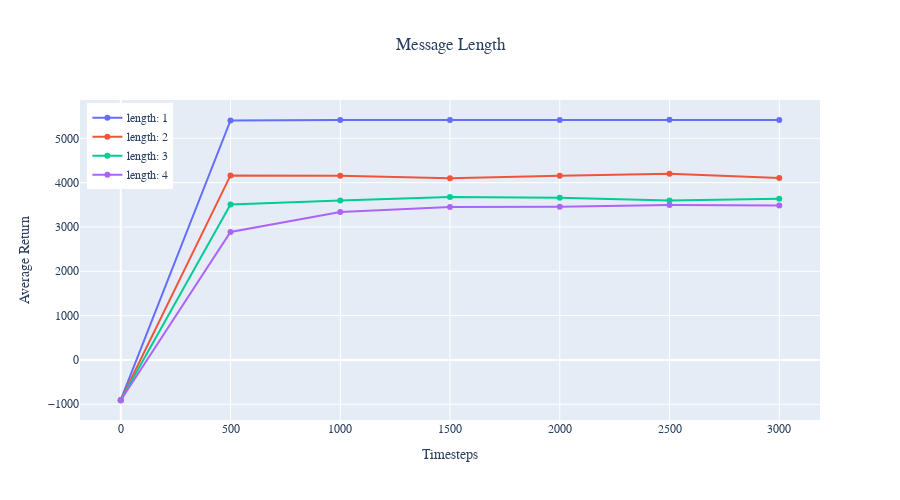

Source (notebook cell):
### Code cell
fig = go.Figure()
for i, msg_length in enumerate(message_lengths):
    name = (
        "length: {}".format(msg_length)
    )
    fig.add_trace(go.Scatter(x=time_steps, y=learning_curves_messages[i], name=name,))

# Customize layout
fig.update_layout(
    title="Message Length",
    title_x=0.5,
    xaxis_title="Timesteps",
    yaxis_title="Average Return",
    legend=dict(yanchor="top", y=0.99, xanchor="left", x=0.01),
    font=dict(family="serif", size=12),
    width=900,
    height=500,
)
fig.show()

### Figure 1 — Plotly figure (JSON) as saved in the notebook; plotly's stock layout.template omitted (floating-point values rounded to 4 significant figures)
{"data": [{"name": "length: 1", "type": "scatter", "x": [0, 500, 1000, 1500, 2000, 2500, 3000], "y": [-901.6, 5404.0, 5412.0, 5410.0, 5413.0, 5418.0, 5412.0]}, {"name": "length: 2", "type": "scatter", "x": [0, 500, 1000, 1500, 2000, 2500, 3000], "y": [-908.9, 4163.0, 4157.0, 4099.0, 4152.0, 4199.0, 4106.0]}, {"name": "length: 3", "type": "scatter", "x": [0, 500, 1000, 1500, 2000, 2500, 3000], "y": [-908.9, 3507.0, 3595.0, 3678.0, 3661.0, 3598.0, 3637.0]}, {"name": "length: 4", "type": "scatter", "x": [0, 500, 1000, 1500, 2000, 2500, 3000], "y": [-908.8, 2886.0, 3340.0, 3448.0, 3456.0, 3496.0, 3487.0]}], "layout": {"font": {"family": "serif", "size": 12}, "height": 500, "legend": {"x": 0.01, "xanchor": "left", "y": 0.99, "yanchor": "top"}, "title": {"text": "Message Length", "x": 0.5}, "width": 900, "xaxis": {"title": {"text": "Timesteps"}}, "yaxis": {"title": {"text": "Average Return"}}}}
